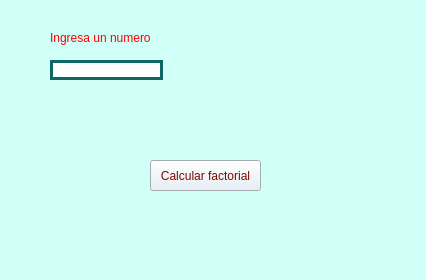
<?xml version="1.0" encoding="UTF-8"?>
<ui version="4.0">
 <class>programa1</class>
 <widget class="QMainWindow" name="programa1">
  <property name="geometry">
   <rect>
    <x>0</x>
    <y>0</y>
    <width>426</width>
    <height>280</height>
   </rect>
  </property>
  <property name="windowTitle">
   <string>MainWindow</string>
  </property>
  <property name="styleSheet">
   <string notr="true">background-color: rgb(255, 255, 255);
background-color: rgb(207, 255, 246);</string>
  </property>
  <widget class="QWidget" name="centralwidget">
   <widget class="QPushButton" name="btn_calcular">
    <property name="geometry">
     <rect>
      <x>150</x>
      <y>160</y>
      <width>111</width>
      <height>31</height>
     </rect>
    </property>
    <property name="styleSheet">
     <string notr="true">background-color: rgb(228, 239, 246);
color: rgb(126, 8, 0);</string>
    </property>
    <property name="text">
     <string>Calcular factorial</string>
    </property>
   </widget>
   <widget class="QLineEdit" name="txt_n">
    <property name="geometry">
     <rect>
      <x>50</x>
      <y>60</y>
      <width>113</width>
      <height>20</height>
     </rect>
    </property>
    <property name="styleSheet">
     <string notr="true">background-color: rgb(255, 255, 255);
border: 3px solid #0E6764;</string>
    </property>
    <property name="alignment">
     <set>Qt::AlignCenter</set>
    </property>
   </widget>
   <widget class="QLabel" name="label">
    <property name="geometry">
     <rect>
      <x>50</x>
      <y>30</y>
      <width>121</width>
      <height>16</height>
     </rect>
    </property>
    <property name="styleSheet">
     <string notr="true">color: rgb(255, 0, 0);</string>
    </property>
    <property name="text">
     <string>Ingresa un numero</string>
    </property>
    <property name="alignment">
     <set>Qt::AlignLeading|Qt::AlignLeft|Qt::AlignVCenter</set>
    </property>
   </widget>
   <widget class="QLabel" name="label_resultado">
    <property name="geometry">
     <rect>
      <x>230</x>
      <y>60</y>
      <width>161</width>
      <height>16</height>
     </rect>
    </property>
    <property name="styleSheet">
     <string notr="true">color: rgb(255, 0, 0);</string>
    </property>
    <property name="text">
     <string/>
    </property>
    <property name="alignment">
     <set>Qt::AlignLeading|Qt::AlignLeft|Qt::AlignVCenter</set>
    </property>
   </widget>
  </widget>
  <widget class="QMenuBar" name="menubar">
   <property name="geometry">
    <rect>
     <x>0</x>
     <y>0</y>
     <width>426</width>
     <height>26</height>
    </rect>
   </property>
  </widget>
  <widget class="QStatusBar" name="statusbar"/>
 </widget>
 <resources/>
 <connections/>
</ui>
